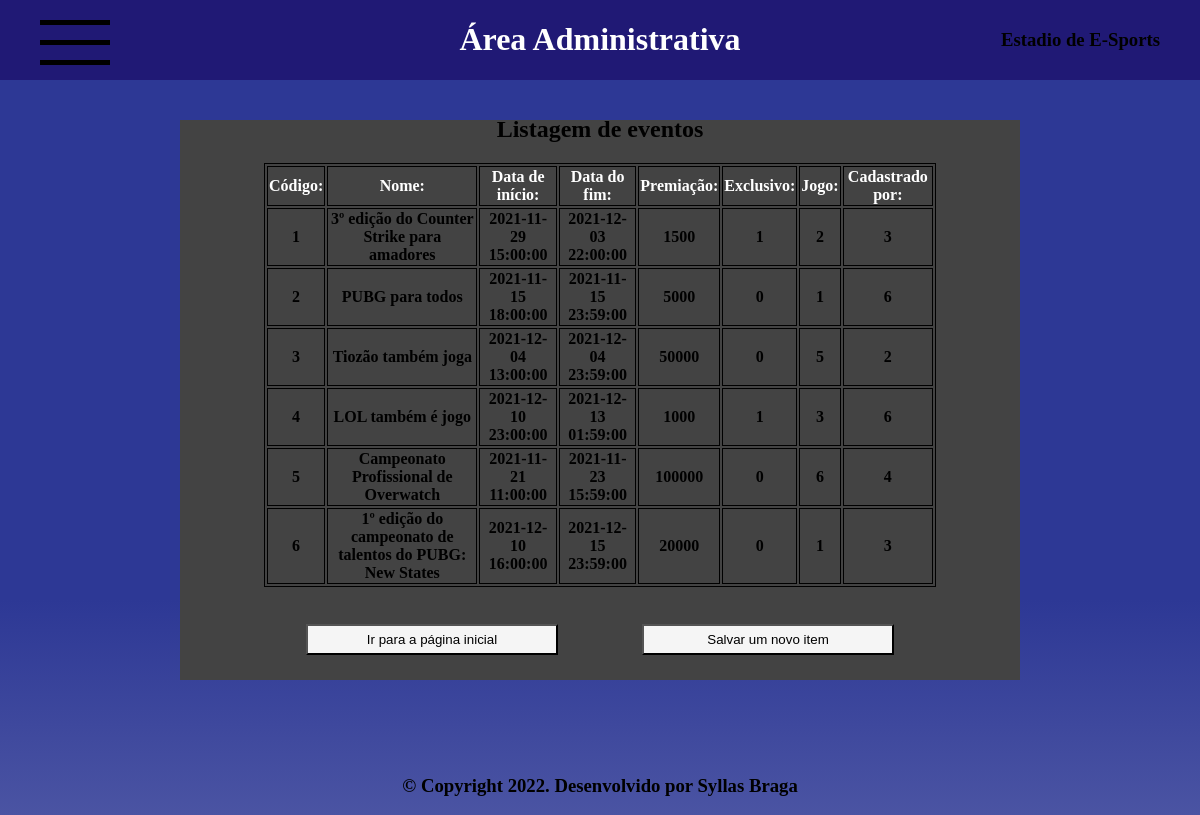
Screenshot of /Visual/visualEvento/listaEvento.php with the database file from the repository.
### tables this page shows
create table evento(
cod_evt int primary key not null auto_increment,
nome_evt varchar(100),
duracaoINICIO datetime,
duracaoFIM datetime,
premiacao double,
exclusivo_arena boolean,
cod_jogo int,
cod_adm int
);

### dao/conexao.php (called while the page is built)
<?php
class conexao
{
    private static $dsn = 'mysql:host=127.0.0.1;dbname=estadio_esports;port=3306';
    private static $usuario = 'root';
    private static $senha = "12345";
    private static $conexao = null;
    public static function getConexao()
    {
        if (Conexao::$conexao == null) {
            try {
                Conexao::$conexao = new PDO(Conexao::$dsn, Conexao::$usuario, Conexao::$senha);
            } catch (PDOException $e) {
                echo $e->getMessage();
            }
        }
        return Conexao::$conexao;
    }
    public static function getPreparededStatement($sql)
    {
        $pst = null;
        if (Conexao::getConexao()!=null) {
            try {
                $pst = Conexao::$conexao->prepare($sql);
            } catch (PDOException $e) {
                echo $e->getMessage();
            }
        }
        return $pst;
    }
}
?>

### dao/daoEvento.php (called while the page is built, shortened)
<?php
    class daoEvento
    {
        public function listaTodos()
        {
            $pst = Conexao::getPreparededStatement('select * from evento');
            $pst ->execute();
            $lista = $pst->fetchAll(PDO::FETCH_ASSOC);
            return $lista;
        }
    }
?>

### Visual/visualEvento/listaEvento.php (the view, shortened to what this page needs)
<!DOCTYPE html>
<html lang="pt-br">
<head>
    <link rel="stylesheet" href="../assets/css/index.css">
    <link rel="stylesheet" href="../assets/css/lista.css">
</head>
<body>
    <?php include_once("../assets/components/header.php");
    include_once("../assets/components/main.php"); ?>
    <main>
        <div class="card-lista">
            <h2>Listagem de eventos</h2>
            <table class="table">
                <tr>
                    <th>Código: </th>
                    <th>Nome: </th>
                    <th>Data de início:</th>
                    <th>Data do fim:</th>
                    <th>Premiação: </th>
                    <th>Exclusivo: </th>
                    <th>Jogo: </th>
                    <th>Cadastrado por:</th>
                </tr>
                <?php
                require_once '../../dao/conexao.php';
                require_once '../../dao/daoEvento.php';
                $daoEvt = new daoEvento();
                $lista = $daoEvt->listaTodos();
                foreach ($lista as $linha) {
                    echo '<tr class="tr-content">';
                    echo '<td>' . $linha['cod_evt'] . '</td>';
                    echo '<td>' . $linha['nome_evt'] . '</td>';
                    echo '<td>' . $linha['duracaoINICIO'] . '</td>';
                    echo '<td>' . $linha['duracaoFIM'] . '</td>';
                    echo '<td>' . $linha['premiacao'] . '</td>';
                    echo '<td>' . $linha['exclusivo_arena'] . '</td>';
                    echo '<td>' . $linha['cod_jogo'] . '</td>';
                    echo '<td>' . $linha['cod_adm'] . '</td>';
                    echo '</tr>';
                }
                ?>
            </table>
            <div class="btn-actions">
                <button class="btn"><a href="../../index.php">Ir para a página inicial</a></button>
                <button class="btn"><a href="../visualEvento/formEvento.php">Salvar um novo item</a></button>
            </div>
        </div>
    </main>
    <?php
    include_once("../assets/components/footer.php");
    ?>
</body>
</html>

### Visual/assets/css/index.css (style rules this page uses)
* { text-decoration: none; }
body { display: flex; flex-direction: column; flex-wrap: wrap; padding: 0; margin: 0; width: 100%; background-image: linear-gradient(180deg, #2D3895 50%, rgba(27, 25, 25, 0.055) 170%); background-size: 150vh 150vh; }
main { display: flex; flex-direction: column; align-items: center; justify-content: center; width: 100%; height: 80vh; margin-bottom: 3%; }
.menu-itens .item, h2 { margin-top: 1%; }

### Visual/assets/css/lista.css (style rules this page uses)
main { display: flex; justify-content: center; align-items: center; }
.card-lista { width: 70%; height: 70vh; display: flex; flex-direction: column; align-items: center; justify-content: center; background: #434343; }
.table { width: 80%; height: 50vh; border: 1px solid black; }
.table th, td { border: 1px solid black; table-layout: fixed; text-align: center; font-weight: bold; }
.table td { cursor: pointer; }
.table th { color: white; }
.btn-actions { display: flex; flex-direction: row; width: 100%; align-items: center; justify-content: center ; text-decoration: none; }
.btn-actions .btn { width: 30%; height: 30%; margin: 5%; background-color: whitesmoke; cursor: pointer; transition: ease-in-out 0.5s; }
.btn-actions .btn a { text-decoration: none; color: black; }

### rows the page displays
evento: cod_evt "1", nome_evt "3º edição do Counter Strike para amadores", duracaoINICIO "2021-11-29 15:00:00", duracaoFIM "2021-12-03 22:00:00", premiacao "1500", exclusivo_arena "1", cod_jogo "2", cod_adm "3"
evento: cod_evt "2", nome_evt "PUBG para todos", duracaoINICIO "2021-11-15 18:00:00", duracaoFIM "2021-11-15 23:59:00", premiacao "5000", exclusivo_arena "0", cod_jogo "1", cod_adm "6"
evento: cod_evt "3", nome_evt "Tiozão também joga", duracaoINICIO "2021-12-04 13:00:00", duracaoFIM "2021-12-04 23:59:00", premiacao "50000", exclusivo_arena "0", cod_jogo "5", cod_adm "2"
evento: cod_evt "4", nome_evt "LOL também é jogo", duracaoINICIO "2021-12-10 23:00:00", duracaoFIM "2021-12-13 01:59:00", premiacao "1000", exclusivo_arena "1", cod_jogo "3", cod_adm "6"
evento: cod_evt "5", nome_evt "Campeonato Profissional de Overwatch", duracaoINICIO "2021-11-21 11:00:00", duracaoFIM "2021-11-23 15:59:00", premiacao "100000", exclusivo_arena "0", cod_jogo "6", cod_adm "4"
evento: cod_evt "6", nome_evt "1º edição do campeonato de talentos do PUBG: New States", duracaoINICIO "2021-12-10 16:00:00", duracaoFIM "2021-12-15 23:59:00", premiacao "20000", exclusivo_arena "0", cod_jogo "1", cod_adm "3"
